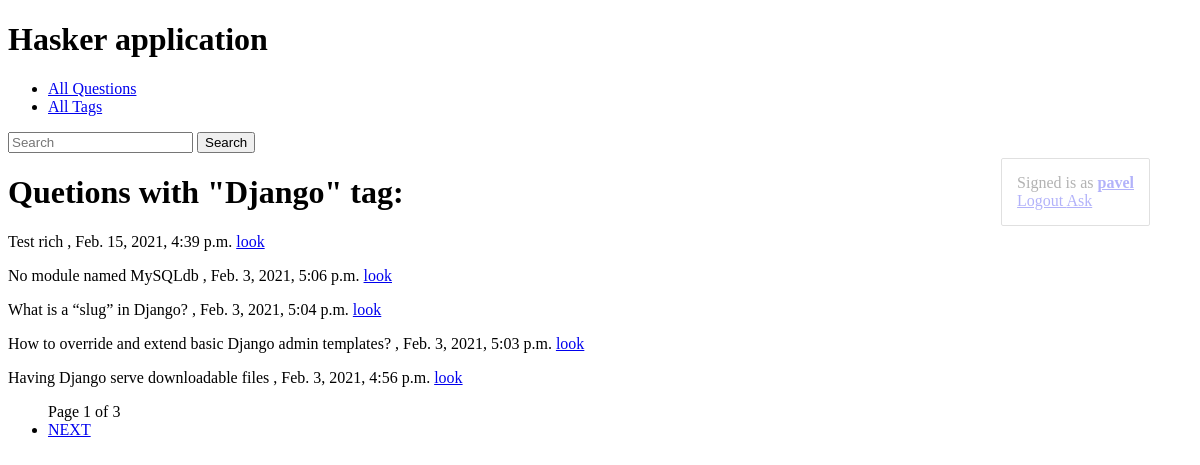
Page /tag/django/ (signed in) on the committed database.
### hasker/models.py (models this page shows, shortened)
class Tag(models.Model):
    title = models.CharField(max_length=50)
    slug = models.SlugField(max_length=50, unique=True)
    class Meta:
        ordering = ['title']

class Question(models.Model):
    author = models.ForeignKey(User, on_delete=models.CASCADE)
    title = models.CharField(max_length=150, db_index=True)
    slug = models.SlugField(max_length=150, blank=True, unique=True)
    content = RichTextField(blank=False, db_index=True)
    tags = models.ManyToManyField('Tag', blank=True, related_name='questions')
    date_create = models.DateTimeField(auto_now_add=True)
    def get_absolute_url(self):
        return reverse('question_detail_url', kwargs={'slug': self.slug})
    class Meta:
        ordering = ['-date_create']

### hasker/views.py (the view)
# urls.py: path('tag/<str:slug>/', tag_detail, name='tag_detail_url'),
@login_required
def tag_detail(request, slug):
    tag = get_object_or_404(Tag, slug=slug)
    questions = tag.questions.all()
    context = fbv_paginator(request, questions, 5, 'page')
    context.update({'tag': tag})
    return render(request, 'hasker/tag_detail.html', context=context)

### hasker/utils.py (called while the page is built)
def fbv_paginator(request: WSGIRequest, queryset: QuerySet, paginate_by: int, page_string: str) -> dict:
    paginator = Paginator(queryset, paginate_by)
    page_number = request.GET.get(page_string, 1)
    page_obj = paginator.get_page(page_number)
    is_paginated = page_obj.has_other_pages()
    context = {
        'page_obj': page_obj,
        'is_paginated': is_paginated,
        'page_obj.paginator': paginator,
    }
    return context

### hasker/templates/hasker/tag_detail.html (shortened to what this page needs)
{% extends 'hasker/base_hasker.html' %}
{% block content %}
    <h1>
        Quetions with "{{ tag.title| title }}" tag:
    </h1>
    <p>
        {% for question in page_obj.object_list %}
        <p>
            {{ question.title }} , {{ question.date_create }} <a href="{{ question.get_absolute_url }}" class="but1">look</a>
        </p>
       {% endfor %}
    </p>
{% endblock %}

### templates/base.html (shortened to what this page needs)
{% load static %}
<!DOCTYPE html>
<html lang="en">
<head>
    <link rel="stylesheet" href="{% static 'css/styles.css' %}">
</head>
<body>
<h1>Hasker application</h1>
<ul>
    <li> <a href="{% url 'questions_list_url' %}" > All Questions </a> </li>
    <li> <a href="{% url 'tags_list_url' %}" > All Tags </a> </li>
</ul>
<div>
    <form action="{% url 'questions_list_url' %}">
        <input type="search" placeholder="Search" aria-label="Search" name="search">
        <button type="submit" > Search </button>
    </form>
</div>
{% if request.user.is_authenticated %}
    <div class="admin-panel">
         <div> Signed is as
            <a style="font-weight: bold" href="/accounts/settings"> {{ request.user }} </a>
         </div>
            <a href="/accounts/logout"> Logout </a>
            {% block admin-panel %}
            {% endblock %}
    </div>
{% endif %}
{% block content %}{% endblock %}
{% if is_paginated %}
<ul>
    <span>
        Page {{ page_obj.number }} of {{ page_obj.paginator.num_pages }}
    </span>
    {% if page_obj.has_next %}
        <li>
            <a href="?page={{ page_obj.next_page_number }}">NEXT</a>
        </li>
    {% endif %}
</ul>
{% endif %}
</body>
</html>

### static/css/styles.css (style rules this page uses)
.admin-panel { border: 1px solid #999; border-radius: 2px; position: fixed; right: 50px; head: 15px; opacity: 0.3; padding: 15px; margin: 5px 0; }

### rows in the picture
Tag: title "Django"
Question: title "Test rich", date_create "Feb. 15, 2021, 4:39 p.m."
Question: title "No module named MySQLdb", date_create "Feb. 3, 2021, 5:06 p.m."
Question: title "What is a “slug” in Django?", date_create "Feb. 3, 2021, 5:04 p.m."
Question: title "How to override and extend basic Django admin templates?", date_create "Feb. 3, 2021, 5:03 p.m."
Question: title "Having Django serve downloadable files", date_create "Feb. 3, 2021, 4:56 p.m."

### other values in the picture
{{ request.user }} "pavel"
{{ page_obj.number }} "1"
{{ page_obj.paginator.num_pages }} "3"
